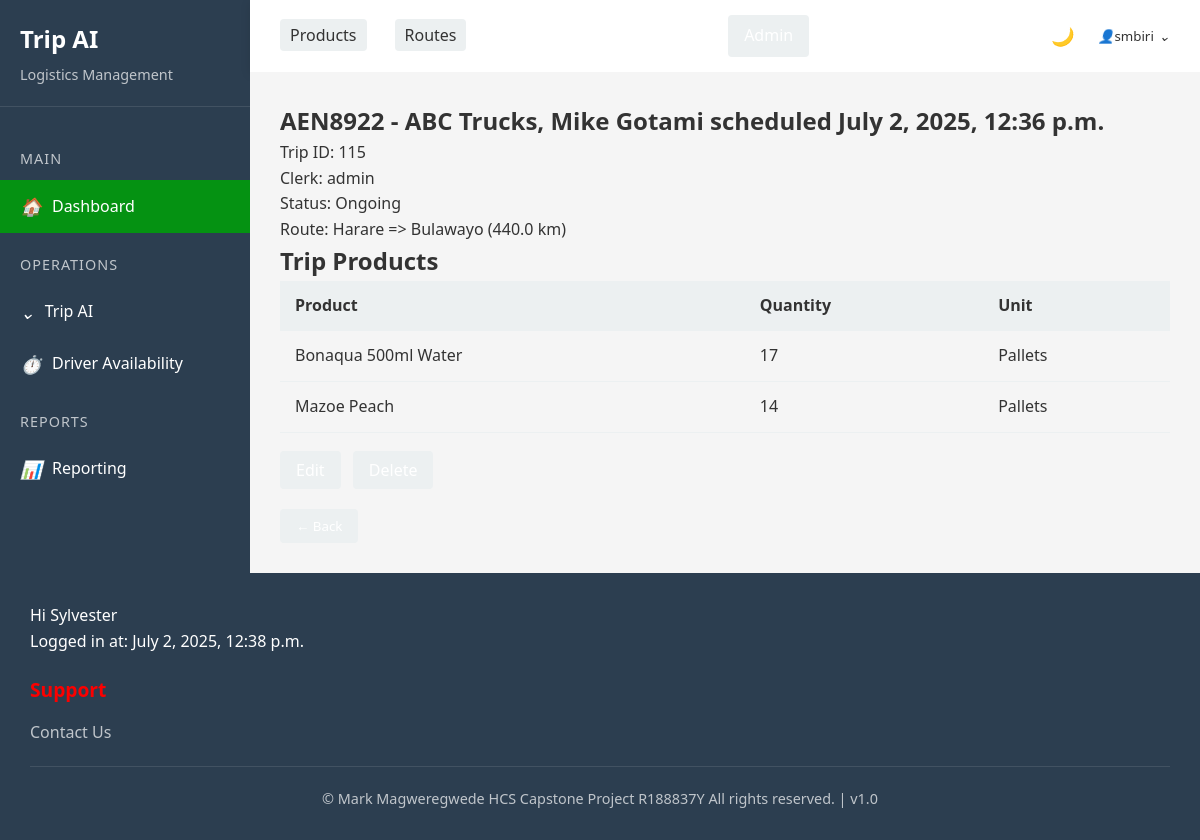
/app/trip/115/ (signed in), run on the app's committed database.
### triplog/models.py (models this page shows, shortened)
class Trip(models.Model):
    truck = models.ForeignKey(Truck, on_delete=models.CASCADE, related_name="trips")
    driver = models.ForeignKey(Driver, on_delete=models.CASCADE, related_name="trips")
    departure_time = models.DateTimeField()
    arrival_time = models.DateTimeField(null=True, blank=True)
    status = models.CharField(max_length=20, choices=[("Ongoing", "Ongoing"), ("Completed", "Completed")], default="Ongoing")
    clerk = models.ForeignKey("auth.User",on_delete=models.CASCADE)

class Truck(models.Model):
    plate_number = models.CharField(max_length=7, unique=True)
    capacity_kg = models.FloatField()
    truck_company = models.ForeignKey(TruckCompany, on_delete=models.CASCADE, related_name="trucks")
    status = models.CharField(max_length=50, choices=[("Active", "Active"),("In Use", "In Use"),("Maintenance", "Maintenance")])
    def __str__(self):
        return f"{self.plate_number} - {self.truck_company.name}"

class TruckCompany(models.Model):
    name = models.CharField(max_length=255)
    contact = models.CharField(max_length=20)
    email = models.CharField(max_length=30)
    address = models.CharField(max_length=255)

class Driver(models.Model):
    name = models.CharField(max_length=255)
    license_number = models.CharField(max_length=10, unique=True)
    assigned_truck = models.OneToOneField(
        Truck, on_delete=models.SET_NULL, null=True, blank=True,unique=True)
    contact = models.CharField(max_length=10)
    def __str__(self):
        return self.name

class TripRoute(models.Model):
    trip = models.ForeignKey(Trip, on_delete=models.CASCADE, related_name="trip_routes")
    route = models.ForeignKey(Route, on_delete=models.CASCADE)
    actual_time_min = models.IntegerField(editable=True, null=True, blank=True)  # Auto-calculated field

class Route(models.Model):
    origin = models.CharField(max_length=255)
    destination = models.CharField(max_length=255)
    distance_km = models.FloatField()
    estimated_time_min = models.IntegerField()

class TripProduct(models.Model):
    trip = models.ForeignKey(Trip, on_delete=models.CASCADE, related_name="trip_products")
    product = models.ForeignKey(Product, on_delete=models.CASCADE)
    quantity = models.IntegerField()
    unit = models.CharField(max_length=50, choices=[("Pallets", "Pallets"), ("Cases", "Cases")])

class Product(models.Model):
    name = models.CharField(max_length=255)
    category = models.CharField(max_length=20, choices=[("Water", "Water"), ("Cordial", "Cordial"),("Juice","Juice")])
    description = models.TextField()

### triplog/views.py (the view)
# urls.py: path("trip/<int:pk>/", TripDetailView.as_view(), name="trip_detail"),
class TripDetailView(ClerkOrManagerRequiredMixin, DetailView):
    model = Trip
    template_name = "trip/trip_detail.html"
    context_object_name = "trip"
    def get_context_data(self, **kwargs):
        context = super().get_context_data(**kwargs)
        context['trip_routes'] = TripRoute.objects.filter(trip=self.object)
        context['tripproducts'] = TripProduct.objects.filter(trip=self.object)
        return context

### triplog/templatetags/user_groups.py (called while the page is built)
@register.filter
def is_clerk_or_manager(user):
    if not user.is_authenticated:
        return False
    return user.groups.filter(name__in=['clerks', 'managers']).exists()

### triplog/utils/permissions.py (called while the page is built)
def is_clerk(user):
    return user.groups.filter(name='clerks').exists()

def is_clerk_or_manager(user):
    return is_clerk(user) or is_manager(user)

    def test_func(self):
        return is_clerk_or_manager(self.request.user)

### templates/trip/trip_detail.html (shortened to what this page needs)
{% extends "base.html" %}
{% load time_filters %}
{% block content %}
<div class="trip">
    <h2>{{ object.truck }}, {{ object.driver }} scheduled {{ object.departure_time }}</h2>
    <p>Trip ID: {{ object.id }}</p>
    <p>Clerk: {{ object.clerk }}</p>
    <p>Status: {{ object.status }}</p>
    {% if trip_routes %}
    {% for route in trip_routes %}
    <p>Route: {{ route.route.origin }} => {{ route.route.destination }} ({{ route.route.distance_km }} km)</p>
    {% endfor %}
    {% endif %}
</div>
<div>
    <h2>Trip Products</h2>
    {% if tripproducts %}
    <table>
        <tr>
            <th>Product</th>
            <th>Quantity</th>
            <th>Unit</th>
        </tr>
        {% for product in tripproducts %}
        <tr>
            <td>{{ product.product.name }}</td>
            <td>{{ product.quantity }}</td>
            <td>{{ product.unit }}</td>
        </tr>
        {% endfor %}
    </table>
    {% else %}
    <p>No products assigned to this trip yet.</p>
    {% endif %}
</div>
<div>
    <br>
    <a href="{% url 'trip_edit' trip.pk %}" class="btn btn-secondary">Edit</a>
    <a href="{% url 'trip_delete' trip.pk %}" class="btn btn-secondary delete-btn">Delete</a>
    <br>
    <br>
    <button id="back-btn" onclick="history.back()" class="back-btn btn btn-secondary">← Back</button>
</div>
{% endblock content %}

### templates/base.html (shortened to what this page needs)
{% load static %}
{% load user_groups %}
<!DOCTYPE html>
<html lang="en">
<head>
    <link rel="stylesheet" href="{% static 'css/style.css' %}">
</head>
<body>
    <div class="container">
        {% if user.is_authenticated %}
        <aside class="sidebar">
            <div onclick="window.location.href='/';" style="cursor: pointer;" class="sidebar-header">
                <h2>Trip AI</h2>
                <p>Logistics Management</p>
            </div>
            <div class="sidebar-menu">
                {% if user|is_clerk_or_manager %}
                <div class="menu-category">Main</div>
                <div class="menu-item active" onclick="window.location.href='/app'">
                    <i class="icon-home"></i>
                    <span>Dashboard</span>
                </div>
                {% endif %}
                <div class="menu-category">Operations</div>
                {% if user|is_clerk_or_manager %}
                <div class="menu-item" onclick="toggleSubmenu('trip-ai-menu')">
                    <i class="icon-chevron"></i>
                    <span>Trip AI</span>
                </div>
                {% endif %}
                <div class="menu-item" onclick="navigateToDriverAvailability();">
                    <i class="icon-availability"></i>
                    <span>Driver Availability</span>
                </div>
                <div class="menu-category">Reports</div>
                <div class="menu-item" onclick="window.location.href='/app/reporting/';">
                    <i class="icon-reporting"></i>
                    <span>Reporting</span>
                </div>
            </div>
        </aside>
        {% endif %}
        <main class="main-content">
            <nav class="navbar">
                {% if user|is_clerk_or_manager %}
                <ul class="nav-links">
                    <li><a href="{% url 'product_list'  %}" class="btn btn-secondary">Products</a></li>
                    <li><a href="{% url 'route_list'  %}" class="btn btn-secondary">Routes</a></li>
                </ul>
                {% endif %}
                <a href="/admin" class="btn btn-secondary" target=" _blank">Admin</a>
                <div class="user-actions">
                    <div class="dark-mode-toggle" id="darkModeToggle">
                        <i class="icon-moon"></i>
                    </div>
                    <div class="user-dropdown">
                        <button class="dropdown-btn">
                            <i class="icon-user"></i>
                            {% if user.is_authenticated %}
                            {{ user.username }}
                            {% else %}
                            Guest
                            {% endif %}
                            <i class="icon-chevron"></i>
                        </button>
                    </div>
                </div>
            </nav>
            <div class="content-area" id="content-area">
                {% block content %}
                {% endblock %}
            </div>
        </main>
    </div>
    <footer>
        <div class="footer-section">
            {% if user.is_authenticated %}
            <p>Hi {{ user.first_name }}</p>
            <p>Logged in at: {{ user.last_login }}</p>
            {% endif %}
        </div>
        <div class="footer-section">
            <h3>Support</h3>
            <ul>
                <li><a href="#">Contact Us</a></li>
            </ul>
        </div>
        <div class="footer-bottom">
            <p>&copy; Mark Magweregwede HCS Capstone Project R188837Y All rights reserved. | v1.0</p>
        </div>
    </footer>
</body>
</html>

### static/css/style.css (style rules this page uses)
:root { --primary-color: rgb(5, 146, 18); --secondary-color: rgb(6, 208, 1); --accent-color: rgb(155, 236, 0); --highlight-color: rgb(252, 0, 0); --dark-color: #2c3e50; --light-color: #ecf0f1; --text-color: #333; --bg-color: #f5f5f5; --card-bg: white; --footer-bg: var(--dark-color); --footer-text: white; }
* { margin: 0; padding: 0; box-sizing: border-box; font-family: 'Segoe UI', Tahoma, Geneva, Verdana, sans-serif; }
body { background-color: var(--bg-color); color: var(--text-color); line-height: 1.6; display: flex; flex-direction: column; min-height: 100vh; transition: background-color 0.3s, color 0.3s; }
a { text-decoration: none; color: inherit; }
.container { display: flex; flex: 1; }
.sidebar { width: 250px; background-color: var(--dark-color); color: white; padding: 20px 0; transition: all 0.3s; }
.sidebar-header { padding: 0 20px 20px; border-bottom: 1px solid rgba(255, 255, 255, 0.1); }
.sidebar-header h2 { font-size: 1.5rem; margin-bottom: 5px; }
.sidebar-header p { color: rgba(255, 255, 255, 0.7); font-size: 0.9rem; }
.sidebar-menu { padding: 20px 0; }
.menu-category { padding: 10px 20px; color: rgba(255, 255, 255, 0.7); font-size: 0.9rem; text-transform: uppercase; letter-spacing: 1px; margin-top: 10px; }
.menu-item { padding: 12px 20px; display: flex; align-items: center; cursor: pointer; transition: all 0.3s; }
.menu-item.active { background-color: var(--primary-color); }
.menu-item i { margin-right: 10px; font-size: 1.1rem; }
.main-content { flex: 1; display: flex; flex-direction: column; }
.navbar { background-color: var(--card-bg); padding: 15px 30px; display: flex; justify-content: space-between; align-items: center; box-shadow: 0 2px 10px rgba(0, 0, 0, 0.1); transition: background-color 0.3s; }
.nav-links { display: flex; list-style: none; }
.nav-links li { margin-right: 20px; }
.nav-links a { color: var(--text-color); font-weight: 500; padding: 5px 10px; border-radius: 4px; transition: all 0.3s; }
.user-actions { display: flex; align-items: center; gap: 15px; }
.dark-mode-toggle { display: flex; align-items: center; cursor: pointer; color: var(--text-color); }
.dark-mode-toggle i { margin-right: 5px; font-size: 1.1rem; }
.user-dropdown { position: relative; display: inline-block; }
.dropdown-btn { background-color: transparent; border: none; cursor: pointer; display: flex; align-items: center; color: var(--text-color); font-weight: 500; }
.dropdown-btn i { margin-left: 5px; }
.content-area { flex: 1; padding: 30px; background-color: var(--bg-color); transition: background-color 0.3s; }
.btn { padding: 10px 20px; border-radius: 4px; border: none; cursor: pointer; font-weight: 500; transition: all 0.3s; }
.btn-secondary { background-color: var(--light-color); color: var(--text-color); }
table { width: 100%; border-collapse: collapse; }
th, td { padding: 12px 15px; text-align: left; border-bottom: 1px solid var(--light-color); }
th { background-color: var(--light-color); font-weight: 600; }
footer { background-color: var(--footer-bg); color: var(--footer-text); padding: 30px; margin-top: auto; transition: background-color 0.3s, color 0.3s; }
.footer-section { flex: 1; min-width: 250px; margin-bottom: 20px; }
.footer-section h3 { margin-bottom: 15px; font-size: 1.2rem; color: var(--highlight-color); }
.footer-section ul { list-style: none; }
.footer-section ul li { margin-bottom: 10px; }
.footer-section ul li a { color: rgba(255, 255, 255, 0.7); transition: all 0.3s; }
.footer-bottom { text-align: center; padding-top: 20px; border-top: 1px solid rgba(255, 255, 255, 0.1); margin-top: 20px; color: rgba(255, 255, 255, 0.7); font-size: 0.9rem; }
.icon-home::before { content: "🏠"; }
.icon-user::before { content: "👤"; }
.icon-availability::before { content: "⏱️"; }
.icon-reporting::before { content: "📊"; }
.icon-chevron::before { content: "⌄"; }
.icon-moon::before { content: "🌙"; }

### templates/trip/trip_detail.html (style rules this page uses)
.btn { padding: 8px 16px; border-radius: 4px; text-decoration: none; color: white; margin-right: 8px; }

### data on the page
Trip: truck "AEN8922 - ABC Trucks", driver "Mike Gotami", departure_time "July 2, 2025, 12:36 p.m.", id "115", clerk "admin", status "Ongoing"
TripRoute: route.origin "Harare", route.destination "Bulawayo", route.distance_km "440.0"
TripProduct: product.name "Bonaqua 500ml Water", quantity "17", unit "Pallets"
TripProduct: product.name "Mazoe Peach", quantity "14", unit "Pallets"

### other printed values
{{ user.username }} "smbiri"
{{ user.first_name }} "Sylvester"
{{ user.last_login }} "July 2, 2025, 12:38 p.m."
